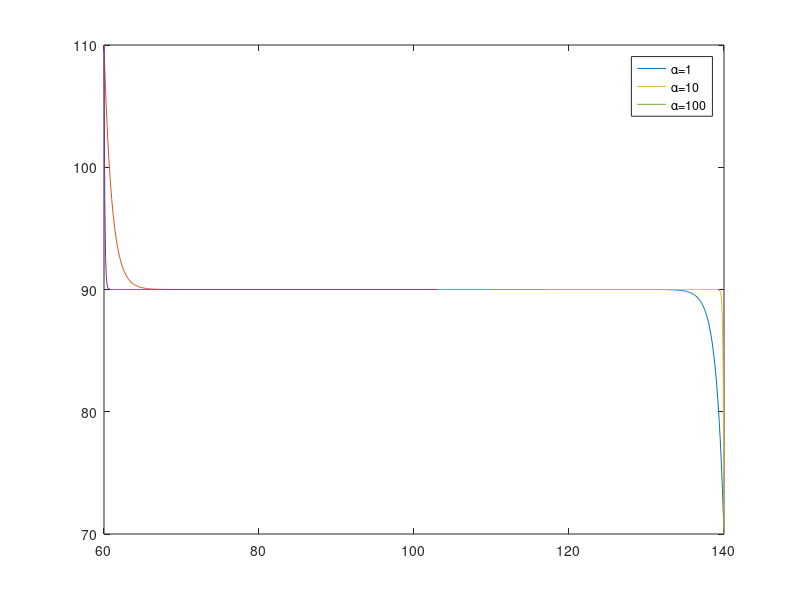

This figure's MATLAB source:
Xa =  60;   Xo = 110;  Xb = 140;
Ya =  110;   Yo = 90;   Yb = 70;

xf = [Xo:0.1:Xb];
xg = [Xa:0.1:Xo];

figure; 
i=0;
for alpha = [ 1, 10, 100]
    i=i+1;
    Kf = (Yb-Yo)/(exp(alpha*(Xb-Xo))-1);
    fx = Kf * (exp(alpha*(xf-Xo))-1) + Yo*(xf-Xo>=0);
    
    
    
    
    Kg = (Ya-Yo)/(exp(alpha*(Xo-Xa))-1);
    gx = (Kg * (exp(alpha*(Xo-xg))-1) + Yo).*(xg-Xo<=0);
    
    
    p(i) = plot(xf,fx); hold on; lgnd{i} = ['\alpha=',num2str(alpha)];
    plot(xg,gx); pause;
    
end
legend(p,lgnd);